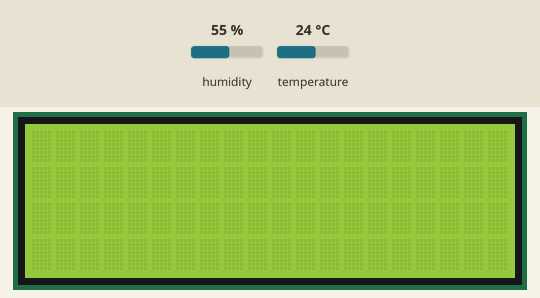
Recording of a sketch running on a simulated ESP32. Shown: 20×4 character LCD. The inputs (shaded band) are chosen by the test bench; at power-on: temperature 24 °C, humidity 55 %. WiFi joins after 1.5 s; servers stay silent unless stated; the local clock reads 2024-03-15 10:24:30 at power-on unless the sketch sets it; what the sketch prints to the serial monitor is not drawn.

Above: at 2.7 s.
2.8 s: temperature set to 12 °C
At 10.6 s:
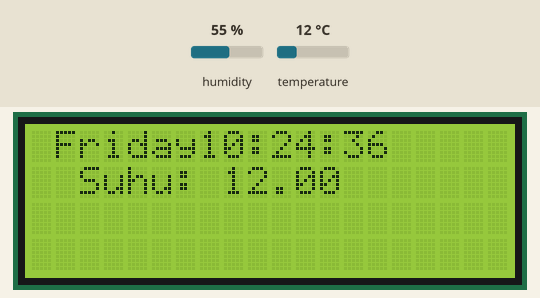
11.1 s: temperature set to 19 °C
At 18.1 s:
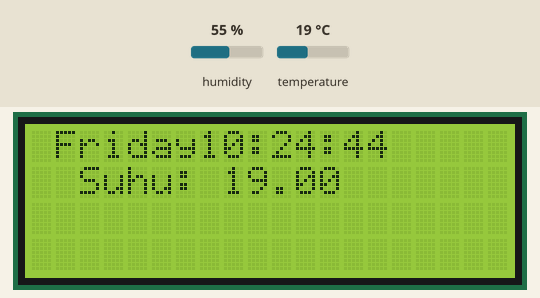
19.2 s: temperature set to 28 °C
At 26.9 s:
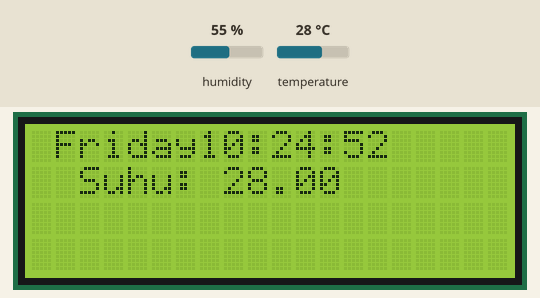
Timing chart, 0 to 28.4 s (numbered marks = the images above; inputs shaded):
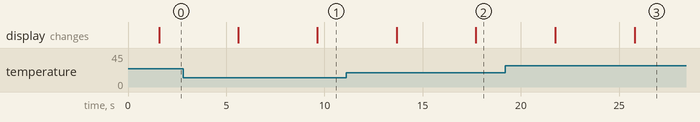

The sketch:

sketch.ino
```cpp
#include <WiFi.h>
#include "ThingSpeak.h"
#include "DHTesp.h"
#include <LiquidCrystal_I2C.h>
#include "RTClib.h"

unsigned long myChannelNumber = 1;
const char *myWriteAPIKey = "P3IPVWCSRD332ESU";
WiFiClient  client;

const int DHT_PIN = 15;

DHTesp dhtSensor;
LiquidCrystal_I2C lcd(0x27, 20, 4);

RTC_DS1307 rtc;

char daysOfTheWeek[7][12] = {"Sunday", "Monday", "Tuesday", "Wednesday", "Thursday", "Friday", "Saturday"};

void setup() {
  Serial.begin(115200);
  Serial.print("Connecting to WiFi");
  WiFi.begin("Wokwi-GUEST", "", 6);
  dhtSensor.setup(DHT_PIN, DHTesp::DHT22);

  while (WiFi.status() != WL_CONNECTED) {
    delay(100);
    Serial.print(".");
  }
  Serial.println(" Connected!");

  ThingSpeak.begin(client);

  if (! rtc.begin()) {
    Serial.println("Couldn't find RTC");
    Serial.flush();
    abort();
  }
  lcd.init();
  lcd.backlight();
}

void loop() {
  TempAndHumidity  data = dhtSensor.getTempAndHumidity();
  Serial.println("Temp: " + String(data.temperature, 2) + "°C");
  Serial.println("Humidity: " + String(data.humidity, 1) + "%");
  Serial.println("---");
  delay(1000);

  DateTime now = rtc.now();

  Serial.print("Current time: ");
  Serial.print(now.year(), DEC);
  Serial.print('/');
  Serial.print(now.month(), DEC);
  Serial.print('/');
  Serial.print(now.day(), DEC);
  Serial.print(" (");
  Serial.print(daysOfTheWeek[now.dayOfTheWeek()]);
  Serial.print(") ");
  Serial.print(now.hour(), DEC);
  Serial.print(':');
  Serial.print(now.minute(), DEC);
  Serial.print(':');
  Serial.print(now.second(), DEC);
  Serial.println();

  String Jam = String(now.hour(), DEC) + ":" +String(now.minute(), DEC) + ":" + String(now.second(), DEC);


  Serial.println();
  delay(3000);

  lcd.setCursor(1,0);
  lcd.print(daysOfTheWeek[now.dayOfTheWeek()] + Jam);
  lcd.setCursor(2,1);
  lcd.print("Suhu: " + String(data.temperature, 2));


  // int x = ThingSpeak.writeField(myChannelNumber, 1, random(1,100), myWriteAPIKey);
  // if(x == 200){
  // Serial.println("Channel update successful.");
  // }
  // else{
  // Serial.println("Problem updating channel. HTTP error code " + String(x));
  // }
  // delay(30000); // TODO: Build something amazing!
}
```
